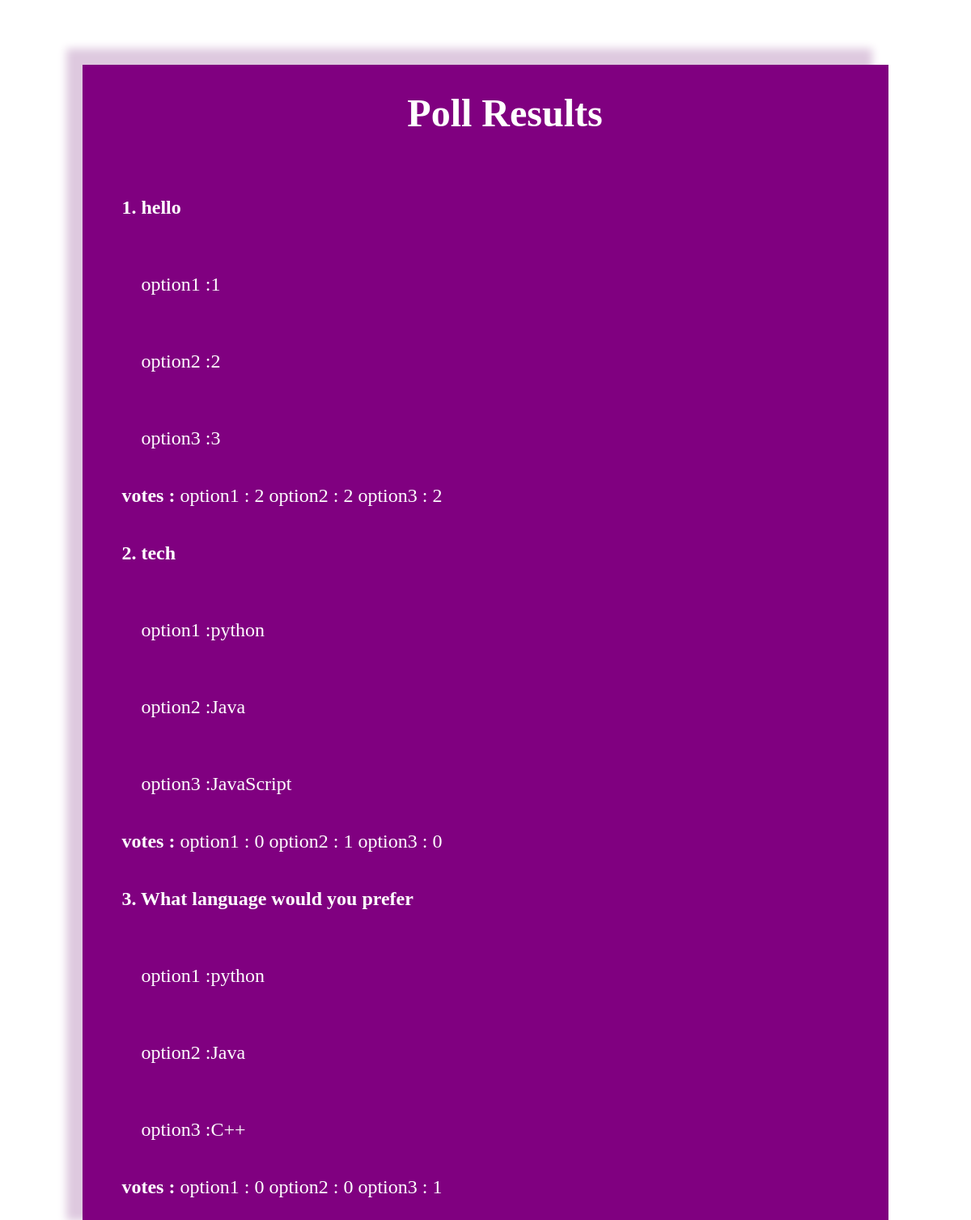
The app's page /poll/results/ with its own data.
### poll/models.py (models this page shows)
class CreateForm(models.Model):
    question = models.CharField(max_length=200)
    option_One = models.CharField(max_length=50)
    option_one_count = models.IntegerField(default=0,editable=False)
    option_Two = models.CharField(max_length=50)
    option_two_count = models.IntegerField(default=0,editable=False)
    option_Three = models.CharField(max_length=50)
    option_three_count = models.IntegerField(default=0,editable=False)

### poll/views.py (the view)
# urls.py: path("results/", views.results, name='results'),
def results(request):
    form_sets = CreateForm.objects.all()
    return render(request, 'results.html', {'form_sets': form_sets})

### templates/results.html (shortened to what this page needs)
{% load static %}
<!DOCTYPE html>
<html lang="en">
  <head>
    <link rel="stylesheet" href="{% static 'style.css' %}?v=7" />
  </head>
  <body>
    <div id="results-container">
      <center><h1>Poll Results</h1></center>
      {% for set in form_sets %}
      <b><p class="question">{{set.pk}}. {{set.question}}</p></b>
      <div class="each-option">
        <span>option1 : </span>
        <span>{{set.option_One}}</span>
      </div>
      <div class="each-option">
        <span>option2 : </span>
        <span>{{set.option_Two}}</span>
      </div>
      <div class="each-option">
        <span>option3 : </span>
        <span>{{set.option_Three}}</span>
      </div>
      <div>
        <b>votes :</b>
        <span>option1 : {{set.option_one_count}}</span>
        <span>option2 : {{set.option_two_count}}</span>
        <span>option3 : {{set.option_three_count}}</span>
      </div>
      {% endfor %}
    </div>
  </body>
</html>

### static/style.css (style rules this page uses)
.display-questions, .create-container, #results-container, .voting-container { display: flex; min-height: 40vh; flex-direction: column; width: 80%; justify-self: center; color: white; background-color: purple; margin-top: 5rem; padding: 0.5rem; justify-content: center; font-size: 1.5rem; box-shadow: 20px 20px 10px rgb(222, 201, 223); box-shadow: -20px -20px 10px rgb(222, 201, 223); }
#results-container,.voting-container { padding: 0 0 3rem 3rem; gap:20px; }
.each-option { display: flex; margin:1.5rem; }

### records on screen
CreateForm: pk "1", question "hello", option_One "1", option_Two "2", option_Three "3", option_one_count "2", option_two_count "2", option_three_count "2"
CreateForm: pk "2", question "tech", option_One "python", option_Two "Java", option_Three "JavaScript", option_one_count "0", option_two_count "1", option_three_count "0"
CreateForm: pk "3", question "What language would you prefer", option_One "python", option_Two "Java", option_Three "C++", option_one_count "0", option_two_count "0", option_three_count "1"
